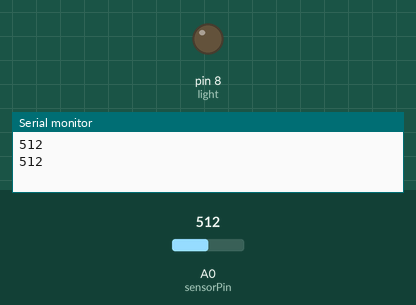
Simulated run of this sketch. Board: Arduino Uno, built with avr-gcc and run on an emulated ATmega328P. Shown: output pins drawn as LEDs (lit = HIGH), the last lines printed to the serial monitor. The test bench sets the inputs (shaded band); at power-on: A0 (sensorPin) = 512.

Above: at 1.8 s.
1.9 s: A0 (sensorPin) set to 314
3.4 s: A0 (sensorPin) set to 289
At 5.4 s:
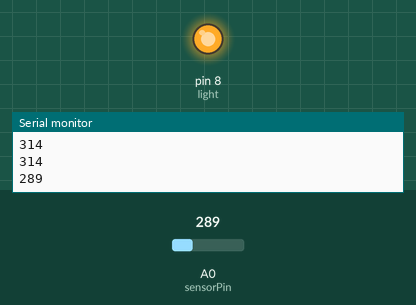
Timing chart, 0 to 6.9 s (numbered marks = the images above; inputs shaded):
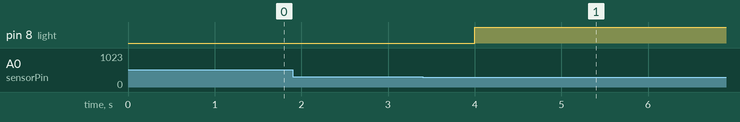

Measured:
- the behaviour switches between 300 and 299 on A0 (sensorPin) (found by bisection; images 0 and 1)
- after the input at 3.4 s, pin 8 (light): LOW → HIGH after 0.60 s

The sketch:

ldr.ino
```cpp
int sensorPin = A0;
int light=8;


int sensorValue = 0; //
void setup() {
Serial.begin(9600);
pinMode(light,OUTPUT);
}
void loop() {
sensorValue = analogRead(sensorPin);
Serial.println(sensorValue);

if(sensorValue<300){

  digitalWrite(light,HIGH);
  delay(5000);
//  digitalWrite(light,LOW);
//  delay(1000);

  }
  else{
    digitalWrite(light,LOW);


    }

delay(1000);

}
```
